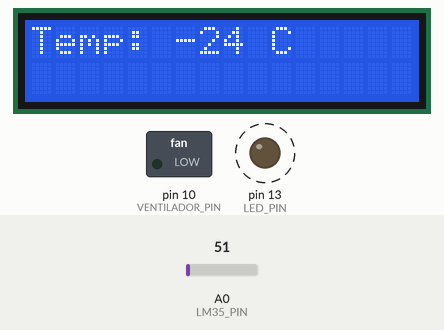
The sketch below on a simulated Arduino Uno, built with avr-gcc and run on an emulated ATmega328P. Parts: 16×2 character LCD, switched loads named in the sketch (green lamp = pin HIGH), output pins drawn as LEDs (lit = HIGH). Dashed ring = blinking. The inputs (shaded band) are chosen by the test bench; at power-on: A0 (LM35_PIN) = 51. What the sketch prints to the serial monitor is not drawn.

Above: at 1.2 s.
1.3 s: A0 (LM35_PIN) set to 114
At 3.2 s:
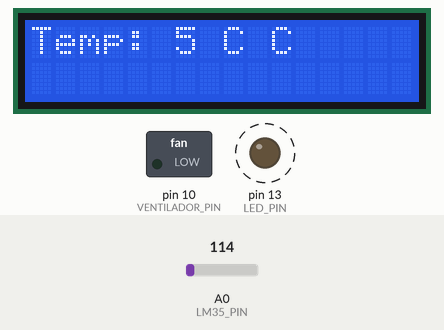
7.3 s: A0 (LM35_PIN) set to 138
At 8.8 s:
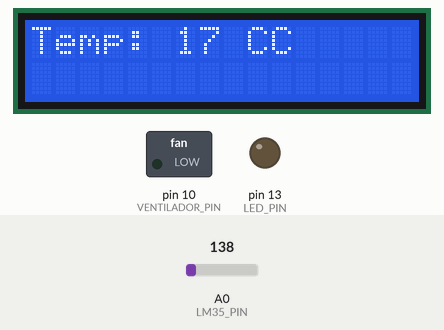
10.0 s: A0 (LM35_PIN) set to 112
At 10.8 s:
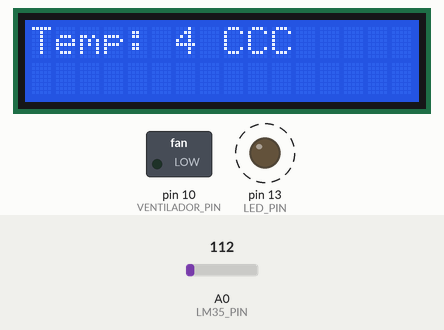
15.5 s: A0 (LM35_PIN) set to 163
At 16.4 s:
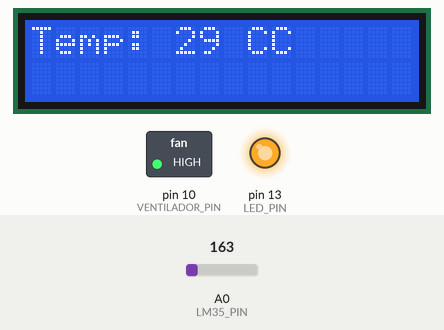
18.2 s: A0 (LM35_PIN) set to 149
At 20.1 s:
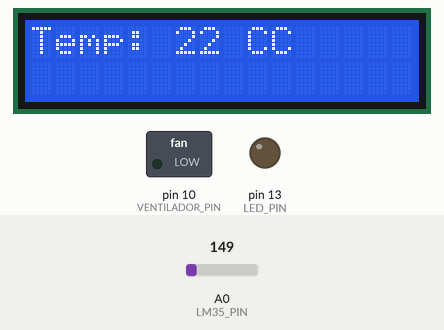
Timing chart, 0 to 21.6 s (numbered marks = the images above; inputs shaded):
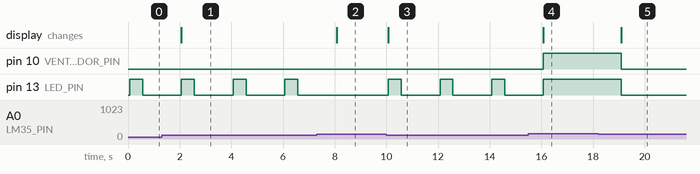

Measured:
- the behaviour switches between 124 and 125 on A0 (LM35_PIN) (found by bisection; images 1 and 2)
- the behaviour switches between 156 and 155 on A0 (LM35_PIN) (found by bisection; images 4 and 5)
- after the input at 1.3 s, the display: changes after 0.77 s (image 1)
- after the input at 7.3 s, pin 13 (LED_PIN): stays LOW (without the input it goes to HIGH after 0.77 s); the display: changes after 0.77 s (image 2)
- after the input at 10.0 s, pin 13 (LED_PIN): alternates HIGH for 0.50 s and LOW for 1.5 s, starting after 0.08 s; the display: changes after 0.08 s (image 3)
- after the input at 15.5 s, pin 10 (VENTILADOR_PIN): LOW → HIGH after 0.58 s; pin 13 (LED_PIN): goes on until 16.1 s, then stays HIGH; the display: changes after 0.58 s (image 4)
- after the input at 18.2 s, pin 10 (VENTILADOR_PIN), pin 13 (LED_PIN): HIGH → LOW after 0.89 s; the display: changes after 0.89 s (image 5)
- by itself, pin 13 (LED_PIN): alternates HIGH for 0.50 s and LOW for 1.5 s

The sketch:

Arduino_3.ino
```cpp
#include <LiquidCrystal.h>

const int LM35_PIN = A0;      // Pin analógico donde está conectado el sensor LM35
const int LED_PIN = 13;       // Pin digital donde está conectado el LED
const int VENTILADOR_PIN = 10; // Pin digital donde está conectado el ventilador

LiquidCrystal lcd_1(12, 11, 5, 4, 3, 2);

void setup() {
  lcd_1.begin(16, 2); // Configura el número de columnas y filas en la pantalla LCD
  pinMode(LM35_PIN, INPUT);
  pinMode(LED_PIN, OUTPUT);
  pinMode(VENTILADOR_PIN, OUTPUT);
  Serial.begin(9600);
}

void loop() {
  // Lee la temperatura del sensor LM35
  int temperature = (-40 + 0.488155 * (analogRead(LM35_PIN) - 20));

  // Imprime la temperatura en el puerto serial
  Serial.print("Temperatura: ");
  Serial.print(temperature);
  Serial.println(" °C");

  // Visualiza la temperatura en la pantalla LCD
  lcd_1.setCursor(0, 0);
  lcd_1.print("Temp: ");
  lcd_1.print(temperature);
  lcd_1.print(" C");

  // Validación 1: Si la temperatura es menor o igual a 10 °C
  if (temperature <= 10) {
    blinkLED(500); // El LED parpadea con un delay de medio segundo
    digitalWrite(VENTILADOR_PIN, LOW); // El ventilador está apagado
  }
  // Validación 2: Si la temperatura está entre 11 °C y 25 °C
  else if (temperature > 10 && temperature <= 25) {
    digitalWrite(LED_PIN, LOW); // El LED está apagado
    digitalWrite(VENTILADOR_PIN, LOW); // El ventilador está apagado
  }
  // Validación 3: Si la temperatura es mayor o igual a 26 °C
  else if (temperature >= 26) {
    digitalWrite(LED_PIN, HIGH); // El LED está encendido
    digitalWrite(VENTILADOR_PIN, HIGH); // El ventilador está encendido
  }

  delay(1000); // Espera un segundo antes de la próxima lectura
}

// Función para hacer parpadear el LED
void blinkLED(int interval) {
  digitalWrite(LED_PIN, HIGH);
  delay(interval);
  digitalWrite(LED_PIN, LOW);
  delay(interval);
}
```
